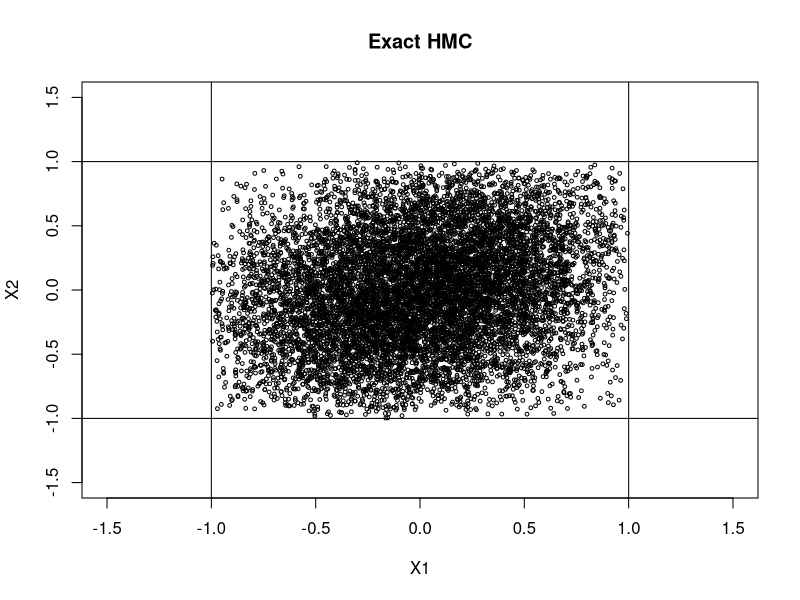
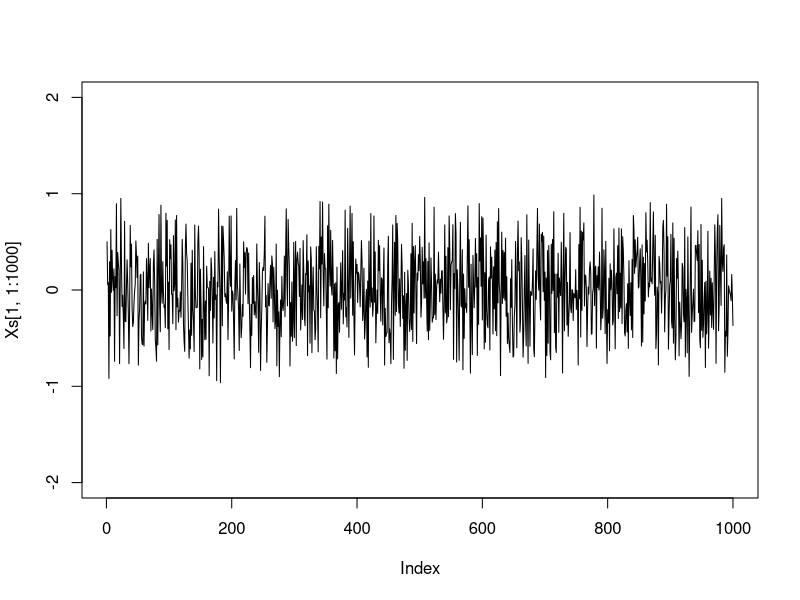

Here is the R script that generated these plots, in order: (Note: this script raises an error after producing the figures.)
# X: d x 1 vector
# F: m x d matrix
# g: m x 1 vector
rm(list=ls())

lb = rep(-1, 10)
ub = rep(1, 10)
d = length(lb)

Fmat = rbind(diag(1,d), diag(-1,d))
g = matrix(c(-lb,ub), ncol = 1)

m = nrow(Fmat)
M = diag(d)
L = 10000

mu = matrix(rep(0,d), ncol = 1)

Sigma = matrix(rep(0.8, d*d), ncol = d, nrow = d)
diag(Sigma) = rep(1, d)

# M = solve(Sigma)
# r = M %*% mu

initial_X = matrix(rep(0.5, d), ncol = 1)

# set max travel time
max_T = pi*(1/2)


######## transform to whitened frame ########
# translate X and g by mu
initial_X = initial_X - mu
g = g + Fmat%*%mu
# transform by W
R = chol(Sigma) # R = upper triangle matrix = t(L), t(R) = L
Fmat = Fmat%*%t(R)
initial_X = solve(t(R), initial_X)


# verify that X is feasible
c = (Fmat %*% initial_X) + g
any(c<0)

nearzero = 1e-10


# assign last_X as the last X value (initial_X)
last_X = initial_X

# create placeholder matrix for Xs
Xs = matrix(initial_X, ncol = 1)

iter_times = c()

set.seed(12345)
# loop to sample X
while(ncol(Xs) < L){
  ######### start time #########
  start.time = Sys.time()
  ##############################
  
  # initialize initial velocity
  V0 = rnorm(d, 0, 1)
  
  # use the last X as initial X
  X = last_X
  
  # restart traveling time
  
  tt = 0
  
  # indicates which wall the particle hits
  # h = 0 -> no walls are hit
  h = 0
  
  stop_t = 0 # stopping condition for particle
  
  # loop to sample 1 value
  nbounce = 0
  while(1){
    # set values of initial conditions a and b
    # a and b can be results from a bounce
    a = V0
    b = X
    
    # necessary terms
    fa = Fmat%*%a
    fb = Fmat%*%b
    
    sign_fb = sign(fb)
    sign_fb[which(sign_fb == 0)] = 1
    
    U = sign_fb*sqrt(fa^2 + fb^2)
    phi = atan(-fa/fb)
    
    # find wall(s) that may be hit
    pn = abs(g/U) <= 1
    
    # find h, the first constraint that becomes zero
    if (any(pn)){
      inds = which(pn) # indices of constraint that wil be hit
      # find t which the particle hits the wall
      t_hit = -phi[pn] + acos(-g[pn]/U[pn])
      
      if (h>0){
        if (pn[h] == 1){
          cs = cumsum(pn)
          indj = cs[h]
          tt1 = t_hit[indj]
          if (is.nan(tt1)){
            t_hit[indj] = Inf
          }
        }
      }
      
      mt = min(t_hit) # (smallest) moving time
      h = inds[which.min(t_hit)] # which constraint is mt
    }
    else{
      mt = max_T
    }
    
    # update traveling time with moving time
    tt = tt + mt
    
    # check if total traveling time exceeds max_T
    if (tt >= max_T){
      mt = mt - (tt - max_T) # substract excess time from mt
      stop_t = 1 # change stop_t so no more iterations
    }
    
    # move particle an mt time
    X = a*sin(mt) + b*cos(mt)
    V = a*cos(mt) - b*sin(mt)
    
    if (stop_t){
      break() # break the loop if stop_t = 1
    }
    
    # if stop_t != 1, continue the trajectory
    # compute reflected velocity as new V0
    alpha_h = as.vector((Fmat[h,] %*% V)/sum(Fmat[h,]^2))
    F_h = matrix(Fmat[h,], ncol = 1)
    V0 = V - 2*alpha_h*F_h
    
    nbounce = nbounce + 1
  }
  
  # check if all constraints are satisfied
  if (all(Fmat%*%X + g > 0)){
    # if yes, keep current X and change the value of last_X
    Xs = cbind(Xs, X)
    last_X = X
    
    # print number of sampled points
    if (ncol(Xs)%%100 == 0){
      cat("sample no:", ncol(Xs),"\n")
    }
    
    ########## end time ##########
    end.time = Sys.time()
    iter_times = cbind(iter_times, as.vector(end.time - start.time))
    ##############################
  }
}


# transform back
Xs = t(R) %*% Xs + matrix(mu, nrow = length(mu), ncol = L)


plot(Xs[2,], Xs[3,], cex = 0.5,
     xlab = "X1", ylab = "X2",
     xlim = c(-1.5,1.5), ylim = c(-1.5,1.5),
     main = "Exact HMC")
abline(v=-1)
abline(v=1)
abline(h=-1)
abline(h=1)

plot(Xs[1,1:1000], type = "l", ylim = c(-2,2))

saveRDS(Xs, file = "../report/x_EHMC_HD_pi2.rds")
saveRDS(iter_times, file = "../report/t_EHMC_HD_pi2.rds")